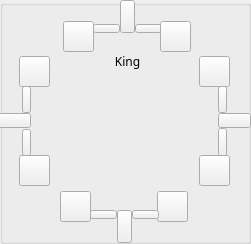
   <widget class="QGroupBox" name="groupBox">
    <property name="geometry">
     <rect>
      <x>820</x>
      <y>300</y>
      <width>251</width>
      <height>244</height>
     </rect>
    </property>
    <property name="title">
     <string/>
    </property>
    <widget class="QPushButton" name="pushButton_98">
     <property name="geometry">
      <rect>
       <x>120</x>
       <y>0</y>
       <width>15</width>
       <height>33</height>
      </rect>
     </property>
     <property name="minimumSize">
      <size>
       <width>15</width>
       <height>33</height>
      </size>
     </property>
     <property name="maximumSize">
      <size>
       <width>15</width>
       <height>33</height>
      </size>
     </property>
     <property name="sizeIncrement">
      <size>
       <width>1</width>
       <height>1</height>
      </size>
     </property>
     <property name="styleSheet">
      <string notr="true">#pushButton_28{
background-color: green;
border-style: outset;
}
#pushButton_28:checked{
	background-color: red;
}</string>
     </property>
     <property name="text">
      <string/>
     </property>
     <property name="checkable">
      <bool>true</bool>
     </property>
    </widget>
    <widget class="QPushButton" name="pushButton_105">
     <property name="geometry">
      <rect>
       <x>-2</x>
       <y>113</y>
       <width>33</width>
       <height>15</height>
      </rect>
     </property>
     <property name="minimumSize">
      <size>
       <width>33</width>
       <height>15</height>
      </size>
     </property>
     <property name="maximumSize">
      <size>
       <width>33</width>
       <height>15</height>
      </size>
     </property>
     <property name="styleSheet">
      <string notr="true">#pushButton_32{
background-color: green;
border-style: outset;
}
#pushButton_32:checked{
	background-color: red;
}</string>
     </property>
     <property name="text">
      <string/>
     </property>
     <property name="checkable">
      <bool>true</bool>
     </property>
    </widget>
    <widget class="QPushButton" name="pushButton_107">
     <property name="geometry">
      <rect>
       <x>22</x>
       <y>86</y>
       <width>9</width>
       <height>27</height>
      </rect>
     </property>
     <property name="minimumSize">
      <size>
       <width>9</width>
       <height>27</height>
      </size>
     </property>
     <property name="maximumSize">
      <size>
       <width>9</width>
       <height>27</height>
      </size>
     </property>
     <property name="styleSheet">
      <string notr="true">#pushButton_30{
background-color: green;
border-style: outset;
}
#pushButton_30:checked{
	background-color: red;
}</string>
     </property>
     <property name="text">
      <string/>
     </property>
     <property name="checkable">
      <bool>true</bool>
     </property>
    </widget>
    <widget class="QPushButton" name="pushButton_104">
     <property name="geometry">
      <rect>
       <x>157</x>
       <y>191</y>
       <width>31</width>
       <height>31</height>
      </rect>
     </property>
     <property name="minimumSize">
      <size>
       <width>31</width>
       <height>31</height>
      </size>
     </property>
     <property name="maximumSize">
      <size>
       <width>31</width>
       <height>31</height>
      </size>
     </property>
     <property name="styleSheet">
      <string notr="true">#pushButton_6{
border-image: url(:/img/relaySPDT.png);
background-color: green;
border-style: outset;
border-radius: 5px;
border-width:2px;
border-color:beige;
font-size:12px;
font-weight:100;
color: white;
max-width:23px;
max-height:23px;
min-width:23px;
min-height:23px;
padding:2px;

}
#pushButton_6:checked{
	background-color: red;
}</string>
     </property>
     <property name="text">
      <string/>
     </property>
     <property name="checkable">
      <bool>true</bool>
     </property>
    </widget>
    <widget class="QPushButton" name="pushButton_95">
     <property name="geometry">
      <rect>
       <x>63</x>
       <y>21</y>
       <width>31</width>
       <height>31</height>
      </rect>
     </property>
     <property name="minimumSize">
      <size>
       <width>31</width>
       <height>31</height>
      </size>
     </property>
     <property name="maximumSize">
      <size>
       <width>31</width>
       <height>31</height>
      </size>
     </property>
     <property name="styleSheet">
      <string notr="true">#pushButton_22{
border-image: url(:/img/relaySPDT.png);
background-color: green;
border-style: outset;
border-radius: 5px;
border-width:2px;
border-color:beige;
font-size:12px;
font-weight:100;
color: white;
max-width:23px;
max-height:23px;
min-width:23px;
min-height:23px;
padding:2px;

}
#pushButton_22:checked{
	background-color: red;
}</string>
     </property>
     <property name="text">
      <string/>
     </property>
     <property name="checkable">
      <bool>true</bool>
     </property>
    </widget>
    <widget class="QPushButton" name="pushButton_108">
     <property name="geometry">
      <rect>
       <x>117</x>
       <y>210</y>
       <width>15</width>
       <height>33</height>
      </rect>
     </property>
     <property name="minimumSize">
      <size>
       <width>15</width>
       <height>33</height>
      </size>
     </property>
     <property name="maximumSize">
      <size>
       <width>15</width>
       <height>33</height>
      </size>
     </property>
     <property name="sizeIncrement">
      <size>
       <width>1</width>
       <height>1</height>
      </size>
     </property>
     <property name="styleSheet">
      <string notr="true">#pushButton_11{
background-color: green;
border-style: outset;
}
#pushButton_11:checked{
	background-color: red;
}</string>
     </property>
     <property name="text">
      <string/>
     </property>
     <property name="checkable">
      <bool>true</bool>
     </property>
    </widget>
    <widget class="QPushButton" name="pushButton_103">
     <property name="geometry">
      <rect>
       <x>60</x>
       <y>191</y>
       <width>31</width>
       <height>31</height>
      </rect>
     </property>
     <property name="minimumSize">
      <size>
       <width>31</width>
       <height>31</height>
      </size>
     </property>
     <property name="maximumSize">
      <size>
       <width>31</width>
       <height>31</height>
      </size>
     </property>
     <property name="styleSheet">
      <string notr="true">#pushButton_5{
border-image: url(:/img/relaySPDT.png);
background-color: green;
border-style: outset;
border-radius: 5px;
border-width:2px;
border-color:beige;
font-size:12px;
font-weight:100;
color: white;
max-width:23px;
max-height:23px;
min-width:23px;
min-height:23px;
padding:2px;

}
#pushButton_5:checked{
	background-color: red;
}</string>
     </property>
     <property name="text">
      <string/>
     </property>
     <property name="checkable">
      <bool>true</bool>
     </property>
    </widget>
    <widget class="QPushButton" name="pushButton_96">
     <property name="geometry">
      <rect>
       <x>132</x>
       <y>210</y>
       <width>27</width>
       <height>9</height>
      </rect>
     </property>
     <property name="minimumSize">
      <size>
       <width>27</width>
       <height>9</height>
      </size>
     </property>
     <property name="maximumSize">
      <size>
       <width>27</width>
       <height>9</height>
      </size>
     </property>
     <property name="sizeIncrement">
      <size>
       <width>1</width>
       <height>1</height>
      </size>
     </property>
     <property name="styleSheet">
      <string notr="true">#pushButton_13{
background-color: green;
border-style: outset;
}
#pushButton_13:checked{
	background-color: red;
}</string>
     </property>
     <property name="text">
      <string/>
     </property>
     <property name="checkable">
      <bool>true</bool>
     </property>
    </widget>
    <widget class="QPushButton" name="pushButton_94">
     <property name="geometry">
      <rect>
       <x>19</x>
       <y>56</y>
       <width>31</width>
       <height>31</height>
      </rect>
     </property>
     <property name="minimumSize">
      <size>
       <width>31</width>
       <height>31</height>
      </size>
     </property>
     <property name="maximumSize">
      <size>
       <width>31</width>
       <height>31</height>
      </size>
     </property>
     <property name="styleSheet">
      <string notr="true">#pushButton_31{
border-image: url(:/img/relaySPDT.png);
background-color: green;
border-style: outset;
border-radius: 5px;
border-width:2px;
border-color:beige;
font-size:12px;
font-weight:100;
color: white;
max-width:23px;
max-height:23px;
min-width:23px;
min-height:23px;
padding:2px;

}
#pushButton_31:checked{
	background-color: red;
}</string>
     </property>
     <property name="text">
      <string/>
     </property>
     <property name="checkable">
      <bool>true</bool>
     </property>
    </widget>
    <widget class="QPushButton" name="pushButton_92">
     <property name="geometry">
      <rect>
       <x>218</x>
       <y>113</y>
       <width>33</width>
       <height>15</height>
      </rect>
     </property>
     <property name="minimumSize">
      <size>
       <width>33</width>
       <height>15</height>
      </size>
     </property>
     <property name="maximumSize">
      <size>
       <width>33</width>
       <height>15</height>
      </size>
     </property>
     <property name="styleSheet">
      <string notr="true">#pushButton_8{
background-color: green;
border-style: outset;
}
#pushButton_8:checked{
	background-color: red;
}</string>
     </property>
     <property name="text">
      <string/>
     </property>
     <property name="checkable">
      <bool>true</bool>
     </property>
    </widget>
    <widget class="QPushButton" name="pushButton_91">
     <property name="geometry">
      <rect>
       <x>19</x>
       <y>155</y>
       <width>31</width>
       <height>31</height>
      </rect>
     </property>
     <property name="minimumSize">
      <size>
       <width>31</width>
       <height>31</height>
      </size>
     </property>
     <property name="maximumSize">
      <size>
       <width>31</width>
       <height>31</height>
      </size>
     </property>
     <property name="styleSheet">
      <string notr="true">#pushButton_29{
border-image: url(:/img/relaySPDT.png);
background-color: green;
border-style: outset;
border-radius: 5px;
border-width:2px;
border-color:beige;
font-size:12px;
font-weight:100;
color: white;
max-width:23px;
max-height:23px;
min-width:23px;
min-height:23px;
padding:2px;

}
#pushButton_29:checked{
	background-color: red;
}</string>
     </property>
     <property name="text">
      <string/>
     </property>
     <property name="checkable">
      <bool>true</bool>
     </property>
    </widget>
    <widget class="QPushButton" name="pushButton_97">
     <property name="geometry">
      <rect>
       <x>135</x>
       <y>24</y>
       <width>27</width>
       <height>9</height>
      </rect>
     </property>
     <property name="minimumSize">
      <size>
       <width>27</width>
       <height>9</height>
      </size>
     </property>
     <property name="maximumSize">
      <size>
       <width>27</width>
       <height>9</height>
      </size>
     </property>
     <property name="sizeIncrement">
      <size>
       <width>1</width>
       <height>1</height>
      </size>
     </property>
     <property name="styleSheet">
      <string notr="true">#pushButton_25{
background-color: green;
border-style: outset;
}
#pushButton_25:checked{
	background-color: red;
}</string>
     </property>
     <property name="text">
      <string/>
     </property>
     <property name="checkable">
      <bool>true</bool>
     </property>
    </widget>
    <widget class="QLabel" name="label_21">
     <property name="geometry">
      <rect>
       <x>50</x>
       <y>71</y>
       <width>151</width>
       <height>111</height>
      </rect>
     </property>
     <property name="minimumSize">
      <size>
       <width>151</width>
       <height>111</height>
      </size>
     </property>
     <property name="styleSheet">
      <string notr="true">border-image: url(:/img/powSub.jpg);</string>
     </property>
     <property name="text">
      <string/>
     </property>
    </widget>
    <widget class="QPushButton" name="pushButton_99">
     <property name="geometry">
      <rect>
       <x>199</x>
       <y>56</y>
       <width>31</width>
       <height>31</height>
      </rect>
     </property>
     <property name="minimumSize">
      <size>
       <width>31</width>
       <height>31</height>
      </size>
     </property>
     <property name="maximumSize">
      <size>
       <width>31</width>
       <height>31</height>
      </size>
     </property>
     <property name="styleSheet">
      <string notr="true">#pushButton_24{
border-image: url(:/img/relaySPDT.png);
background-color: green;
border-style: outset;
border-radius: 5px;
border-width:2px;
border-color:beige;
font-size:12px;
font-weight:100;
color: white;
max-width:23px;
max-height:23px;
min-width:23px;
min-height:23px;
padding:2px;

}
#pushButton_24:checked{
	background-color: red;
}</string>
     </property>
     <property name="text">
      <string/>
     </property>
     <property name="checkable">
      <bool>true</bool>
     </property>
    </widget>
    <widget class="QPushButton" name="pushButton_82">
     <property name="geometry">
      <rect>
       <x>90</x>
       <y>210</y>
       <width>27</width>
       <height>9</height>
      </rect>
     </property>
     <property name="minimumSize">
      <size>
       <width>27</width>
       <height>9</height>
      </size>
     </property>
     <property name="maximumSize">
      <size>
       <width>27</width>
       <height>9</height>
      </size>
     </property>
     <property name="sizeIncrement">
      <size>
       <width>1</width>
       <height>1</height>
      </size>
     </property>
     <property name="styleSheet">
      <string notr="true">#pushButton_12{
background-color: green;
border-style: outset;
}
#pushButton_12:checked{
	background-color: red;
}</string>
     </property>
     <property name="text">
      <string/>
     </property>
     <property name="checkable">
      <bool>true</bool>
     </property>
    </widget>
    <widget class="QPushButton" name="pushButton_109">
     <property name="geometry">
      <rect>
       <x>160</x>
       <y>21</y>
       <width>31</width>
       <height>31</height>
      </rect>
     </property>
     <property name="minimumSize">
      <size>
       <width>31</width>
       <height>31</height>
      </size>
     </property>
     <property name="maximumSize">
      <size>
       <width>31</width>
       <height>31</height>
      </size>
     </property>
     <property name="styleSheet">
      <string notr="true">#pushButton_27{
border-image: url(:/img/relaySPDT.png);
background-color: green;
border-style: outset;
border-radius: 5px;
border-width:2px;
border-color:beige;
font-size:12px;
font-weight:100;
color: white;
max-width:23px;
max-height:23px;
min-width:23px;
min-height:23px;
padding:2px;

}
#pushButton_27:checked{
	background-color: red;
}</string>
     </property>
     <property name="text">
      <string/>
     </property>
     <property name="checkable">
      <bool>true</bool>
     </property>
    </widget>
    <widget class="QLabel" name="label_22">
     <property name="geometry">
      <rect>
       <x>100</x>
       <y>51</y>
       <width>55</width>
       <height>21</height>
      </rect>
     </property>
     <property name="font">
      <font>
       <family>Inter UI Medium</family>
      </font>
     </property>
     <property name="text">
      <string>King</string>
     </property>
     <property name="alignment">
      <set>Qt::AlignCenter</set>
     </property>
    </widget>
    <widget class="QPushButton" name="pushButton_110">
     <property name="geometry">
      <rect>
       <x>199</x>
       <y>155</y>
       <width>31</width>
       <height>31</height>
      </rect>
     </property>
     <property name="minimumSize">
      <size>
       <width>31</width>
       <height>31</height>
      </size>
     </property>
     <property name="maximumSize">
      <size>
       <width>31</width>
       <height>31</height>
      </size>
     </property>
     <property name="styleSheet">
      <string notr="true">#pushButton_23{
border-image: url(:/img/relaySPDT.png);
background-color: green;
border-style: outset;
border-radius: 5px;
border-width:2px;
border-color:beige;
font-size:12px;
font-weight:100;
color: white;
max-width:23px;
max-height:23px;
min-width:23px;
min-height:23px;
padding:2px;

}
#pushButton_23:checked{
	background-color: red;
}</string>
     </property>
     <property name="text">
      <string/>
     </property>
     <property name="checkable">
      <bool>true</bool>
     </property>
    </widget>
    <widget class="QPushButton" name="pushButton_101">
     <property name="geometry">
      <rect>
       <x>218</x>
       <y>128</y>
       <width>9</width>
       <height>28</height>
      </rect>
     </property>
     <property name="minimumSize">
      <size>
       <width>9</width>
       <height>28</height>
      </size>
     </property>
     <property name="maximumSize">
      <size>
       <width>9</width>
       <height>28</height>
      </size>
     </property>
     <property name="styleSheet">
      <string notr="true">#pushButton_26{
background-color: green;
border-style: outset;
}
#pushButton_26:checked{
	background-color: red;
}</string>
     </property>
     <property name="text">
      <string/>
     </property>
     <property name="checkable">
      <bool>true</bool>
     </property>
    </widget>
    <widget class="QPushButton" name="pushButton_93">
     <property name="geometry">
      <rect>
       <x>93</x>
       <y>24</y>
       <width>27</width>
       <height>9</height>
      </rect>
     </property>
     <property name="minimumSize">
      <size>
       <width>27</width>
       <height>9</height>
      </size>
     </property>
     <property name="maximumSize">
      <size>
       <width>27</width>
       <height>9</height>
      </size>
     </property>
     <property name="sizeIncrement">
      <size>
       <width>1</width>
       <height>1</height>
      </size>
     </property>
     <property name="styleSheet">
      <string notr="true">#pushButton_21{
background-color: green;
border-style: outset;
}
#pushButton_21:checked{
	background-color: red;
}</string>
     </property>
     <property name="text">
      <string/>
     </property>
     <property name="checkable">
      <bool>true</bool>
     </property>
    </widget>
    <widget class="QPushButton" name="pushButton_106">
     <property name="geometry">
      <rect>
       <x>218</x>
       <y>86</y>
       <width>9</width>
       <height>27</height>
      </rect>
     </property>
     <property name="styleSheet">
      <string notr="true">#pushButton_7{
background-color: green;
border-style: outset;
}
#pushButton_7:checked{
	background-color: red;
}</string>
     </property>
     <property name="text">
      <string/>
     </property>
     <property name="checkable">
      <bool>true</bool>
     </property>
    </widget>
    <widget class="QPushButton" name="pushButton_100">
     <property name="geometry">
      <rect>
       <x>22</x>
       <y>129</y>
       <width>9</width>
       <height>27</height>
      </rect>
     </property>
     <property name="minimumSize">
      <size>
       <width>9</width>
       <height>27</height>
      </size>
     </property>
     <property name="maximumSize">
      <size>
       <width>9</width>
       <height>27</height>
      </size>
     </property>
     <property name="styleSheet">
      <string notr="true">#pushButton_33{
background-color: green;
border-style: outset;
}
#pushButton_33:checked{
	background-color: red;
}</string>
     </property>
     <property name="text">
      <string/>
     </property>
     <property name="checkable">
      <bool>true</bool>
     </property>
    </widget>
   </widget>
